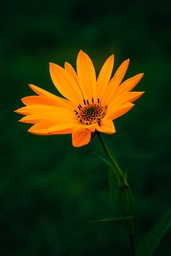
#> input picture ImageEdgeDetection/gambar.jpg, 171 x 256 px, shrunk from 619 x 928 before the run
$ jupyter execute --allow-errors imageEdgeDetection.ipynb
#> lines starting #> are read from the running program, lines starting #| are printed output that depends on the picture; after the words box and inside, x2 and y2 are one past the last pixel; in counts of white or black regions, pixels touching at a corner belong together
Import Library OpenCV

[cell 1]
import cv2 as opencv
import numpy as np

Read Image

[cell 2]
originalImage = opencv.imread('gambar.jpg')
#> originalImage is the input picture: shape (256, 171, 3); mean B, G, R 9.7, 47.1, 38.8

Functions to Show Image

[cell 3]
def showImage(img, title):
    opencv.imshow(title,img)
    opencv.waitKey(0)

Change The Pixel from RGB to Grayscale

[cell 4]
grayImage = opencv.cvtColor(originalImage, opencv.COLOR_BGR2GRAY)
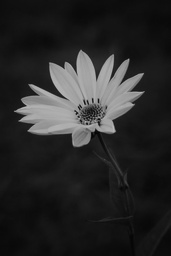
#> grayImage: shape (256, 171); min 2, max 184, mean 40.3

Change The Pixel from Grayscale to Black and White

[cell 5]
(thresh, bnWImage) = opencv.threshold(grayImage, 127, 255, opencv.THRESH_BINARY)
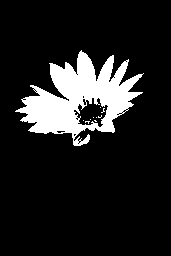
#> bnWImage: shape (256, 171); 12.9% white; 10 white regions (9 under 20 px), largest, box (x1, y1, x2, y2) and area: (15, 50, 144, 146) 5627

[cell 6]
print(bnWImage.shape)
#| (256, 171)
rows, cols = bnWImage.shape
#> rows = 256; cols = 171

black = [0,0,0]
white = [255,255,255]
isNotEdge = []
edge = np.copy(bnWImage)
skX = [
    [-1, 0, 1],
    [-2,0,2],
    [-1,0,1]
]
skY = [
    [-1, 2, -1],
    [0,0,0],
    [1,2,1]
]
threshold = thresh

[cell 7]
for i in range(rows-1):
    if i > 0:
     for j in range(cols-1):
        if j > 0:
            differenceX = (bnWImage[i-1][j-1] * skX[0][0]) + (bnWImage[i][j-1] * skX[1][0]) + (bnWImage[i+1][j-1] * skX[2][0]) +    (bnWImage[i-1][j+1] * skX[0][2]) + (bnWImage[i][j+1] * skX[1][2]) + (bnWImage[i+1][j+1] * skX[2][2])
            differenceY = (bnWImage[i-1][j-1] * skY[0][0]) + (bnWImage[i-1][j] * skY[0][1]) + (bnWImage[i-1][j+1] * skY[0][2]) +    (bnWImage[i+1][j-1] * skY[2][0]) + (bnWImage[i+1][j] * skY[2][1]) + (bnWImage[i+1][j+1] * skY[2][2])
            Norm = np.sqrt(pow(differenceX,2) + pow(differenceY,2))
            #print(differenceX)
            if Norm < threshold:
                x = [i,j]
                isNotEdge.append(x)
#> after the loop, isNotEdge = 36194 items

[cell 8]
print(len(isNotEdge))
#| 36194
#> (the rest of this cell did not finish here and is left out)

[cell 9]
for i in isNotEdge:
    edge[i[0],i[1]] = 0
#> this loop made 36194 passes
#> i on passes 1 to 3: [1, 1], [1, 2], [1, 3]
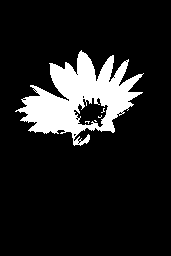
#> edge: shape (256, 171); 12.8% white; 5 white regions (4 under 20 px), largest, box (x1, y1, x2, y2) and area: (15, 50, 144, 146) 5561

[cell 10]
showImage(bnWImage, 'Edge')

[cell 11]
showImage(edge, 'Edge')

#> (a cell that did not finish here is left out)

#> (a cell that did not finish here is left out)

#> (a cell that did not finish here is left out)

[cell 15]
sobelXY = opencv.Sobel(src=grayImage, ddepth=opencv.CV_64F, dx=1, dy=1, ksize=5)
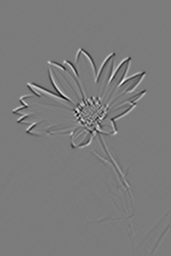
#> sobelXY: shape (256, 171) float64; min -1647, max 1743, mean 0; drawn with min black and max white
showImage(sobelXY, 'sobelXY')
#> call 3 of showImage, with title = 'sobelXY'
#> in showImage (call 3), `opencv.imshow(title,img)`:
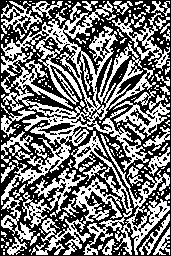
#> window 'sobelXY': shape (256, 171); 46.4% white in thin lines or dots

[cell 16]
edges = opencv.Canny(image=grayImage, threshold1=25, threshold2=25)
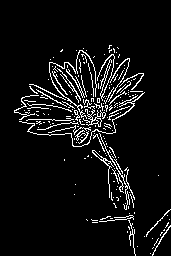
#> edges: shape (256, 171); 6.7% white in thin lines or dots, all inside (x1, y1, x2, y2) = (14, 45, 171, 256)
showImage(edges, 'Edge Detection')
opencv.imwrite('gray.jpg', edges)
#> Out = True
